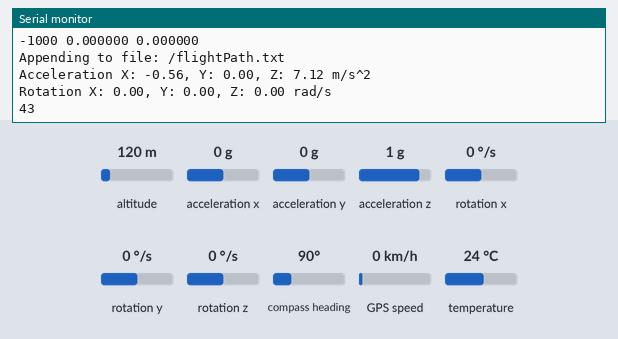
Simulated run of this program. Board: ESP32-S3. On the bench: the last lines printed to the serial monitor. Inputs (shaded band) come from the test bench; at power-on: altitude 120 m, compass heading 90°, acceleration x 0 g, acceleration y 0 g, acceleration z 1 g, rotation x 0 °/s, rotation y 0 °/s, rotation z 0 °/s, GPS speed 0 km/h, temperature 24 °C. A WiFi scan finds three made-up networks; storage starts empty; the GPS gets a fix after 3 s at 37.7749, -122.4194 with 8 satellites.

Above: at 2.8 s.
2.9 s: altitude set to 0 m
At 5.7 s:
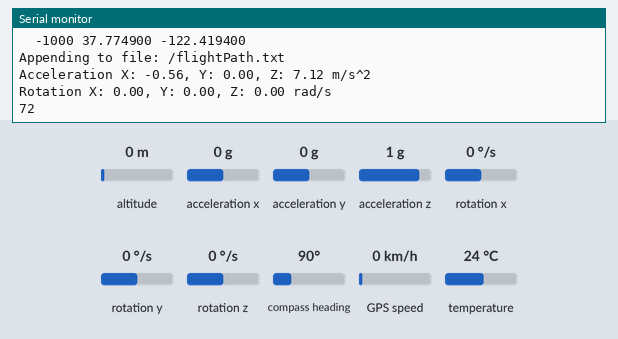
6.6 s: compass heading set to 7°
At 9.3 s:
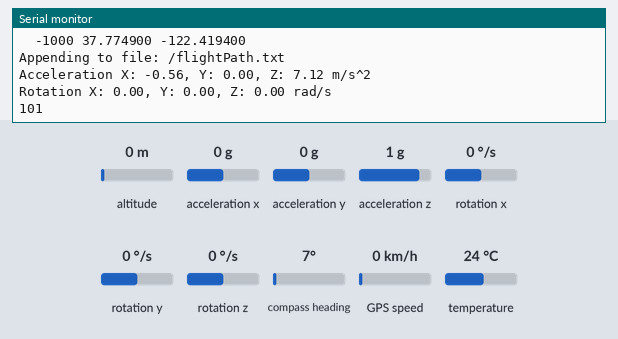
14.5 s: acceleration x set to -1.4 g
At 14.5 s:
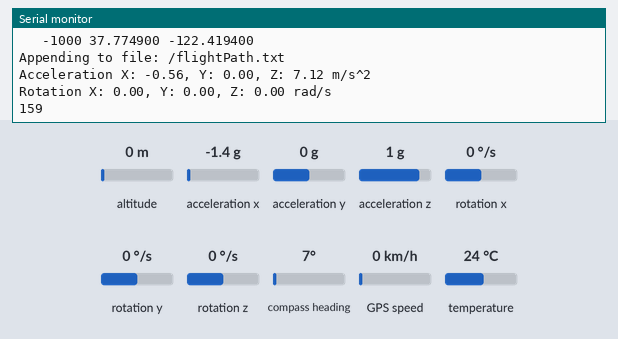
16.0 s: acceleration y set to -1.4 g
17.5 s: acceleration z set to -1.4 g
At 17.5 s:
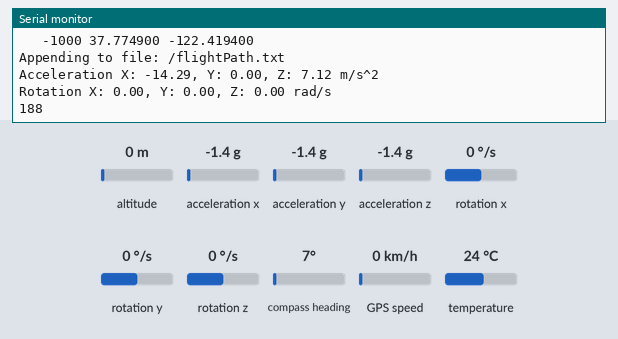
Timing chart, 0 to 20.0 s (numbered marks = the images above; inputs shaded):
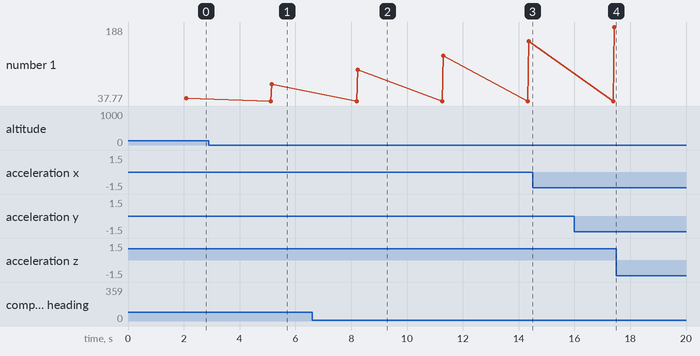

Measured:
- after the input at 2.9 s, the serial monitor: prints a new line after 2.2 s (image 1)

The program:

main.cpp
```cpp
#include "Arduino.h"
#include "FS.h"
#include "SPIFFS.h"
#include "WiFi.h"
#include "TinyGPS++.h"
#include "SoftwareSerial.h"
#include "functions.h"
#include "Adafruit_MPU6050.h"
#define FORMAT_SPIFFS_IF_FAILED true

static const int RXPin = 18, TXPin = 17; //main pins on esp32
static const uint32_t GPSBaud = 9600;
float XAccelOffset = -.56;//-935;
float YAccelOffset = 0;
float ZAccelOffset = -2.69;//-4492;

// The TinyGPS++ object
TinyGPSPlus gps;
Adafruit_MPU6050 mpu;
// The serial connection to the GPS device
SoftwareSerial GPS_Serial(RXPin, TXPin);

void addData(double Value, bool Valid){

}

//gps function to make sure data is being read
static void smartDelay(unsigned long ms)
{
  unsigned long start = millis();
  do
  {
    while (GPS_Serial.available())
      gps.encode(GPS_Serial.read());
  } while (millis() - start < ms);
}

static void printFloat(float val, bool valid, int len, int prec)
{
  if (valid)
  {
    Serial.println(val, prec);
    int vi = abs((int)val);
    int flen = prec + (val < 0.0 ? 2 : 1); // . and -
    flen += vi >= 1000 ? 4 : vi >= 100 ? 3 : vi >= 10 ? 2 : 1;
    for (int i=flen; i<len; ++i)
      Serial.print(' ');
  }
}

void setup() {

  Serial.begin(115200);
  GPS_Serial.begin(GPSBaud); //start GPS communication and set rate
  mpu.begin();
  mpu.setAccelerometerRange(MPU6050_RANGE_2_G);
  mpu.setGyroRange(MPU6050_RANGE_500_DEG);
  mpu.setFilterBandwidth(MPU6050_BAND_21_HZ);
  if(!SPIFFS.begin(FORMAT_SPIFFS_IF_FAILED)){
    Serial.println("SPIFFS Mount Failed");
    return;
  }
  WiFi.mode(WIFI_STA);
  WiFi.disconnect();

  writeFile(SPIFFS, "/flightPath.txt", "Wi-Fi  Lat  Long");
}

void loop() {
  sensors_event_t a, g, temp;
  mpu.getEvent(&a, &g, &temp);
  // WiFi.scanNetworks will return the number of networks found
  int n = WiFi.scanNetworks();
  int maxWiFi = -1000;
  Serial.println("scan done");
  for (int i = 0; i < n; ++i) {
    if ( WiFi.SSID(i) == "Hey_Kevin" )
    {
      if(maxWiFi < WiFi.RSSI(i))
      {
        maxWiFi = WiFi.RSSI(i);
      }
    }
    delay(10);
  }

  //GPS readings
  printFloat(maxWiFi, maxWiFi!=-1000, 7, 2);
  printFloat(gps.location.lat(), gps.location.isValid(), 11, 6);
  printFloat(gps.location.lng(), gps.location.isValid(), 12, 6);
  printFloat(gps.altitude.meters(), gps.altitude.isValid(), 7, 2);
  printFloat(gps.course.deg(), gps.course.isValid(), 7, 2);

  char Value1 [6]; //max value in character form
  char Value2 [12];
  char Value3 [12];
  char Upload [40] = "";
  itoa(maxWiFi, Value1, 10); //converts the int to a char
  strcat(Upload,Value1);
  dtostrf(gps.location.lat(), 4, 6, Value2);
  strcat(Upload, " ");
  strcat(Upload, Value2);
  dtostrf(gps.location.lng(), 4, 6, Value3);
  strcat(Upload, " ");
  strcat(Upload,Value3);
  Serial.println(Upload);
  appendFile(SPIFFS, "/flightPath.txt", Upload); //adds that value to the text file
  smartDelay(0);

  Serial.print("Acceleration X: ");
  Serial.print(a.acceleration.x + XAccelOffset);
  Serial.print(", Y: ");
  Serial.print(a.acceleration.y + YAccelOffset);
  Serial.print(", Z: ");
  Serial.print(a.acceleration.z + ZAccelOffset);
  Serial.println(" m/s^2");
  Serial.print("Rotation X: ");
  Serial.print(g.gyro.x);
  Serial.print(", Y: ");
  Serial.print(g.gyro.y);
  Serial.print(", Z: ");
  Serial.print(g.gyro.z);
  Serial.println(" rad/s");

  File file = SPIFFS.open("/flightPath.txt"); //check file size and confirm it hasn't grown too large
  Serial.println(file.size());
  if(file.size() > 20000){
    while(1);
  }
  smartDelay(1000);
}
```

functions.h
```cpp
/*#include"Arduino.h"
#include "FS.h"
#include "SPIFFS.h"
#include "WiFi.h"
#include "TinyGPS++.h"
#include "SoftwareSerial.h"
#include "functions.h"
#include "Adafruit_MPU6050.h"*/

//gps function to make sure data is being read

void readFile(fs::FS &fs, const char * path){
    Serial.printf("Reading file: %s\r\n", path);

    File file = fs.open(path);
    if(!file || file.isDirectory()){
        Serial.println("- failed to open file for reading");
        return;
    }

    Serial.println("- read from file:");
    while(file.available()){
        Serial.write(file.read());
    }
    file.close();
}
void writeFile(fs::FS &fs, const char * path, const char * message){
    Serial.printf("Writing file: %s\r\n", path);

    File file = fs.open(path, FILE_WRITE);
    if(!file){
        Serial.println("- failed to open file for writing");
        return;
    }
    file.println(message);
    file.close();
}

void appendFile(fs::FS &fs, const char * path, const char * message){
    Serial.printf("Appending to file: %s\r\n", path);

    File file = fs.open(path, FILE_APPEND);
    if(!file){
        Serial.println("- failed to open file for appending");
        return;
    }
    file.println(message);
    file.close();
}
```
